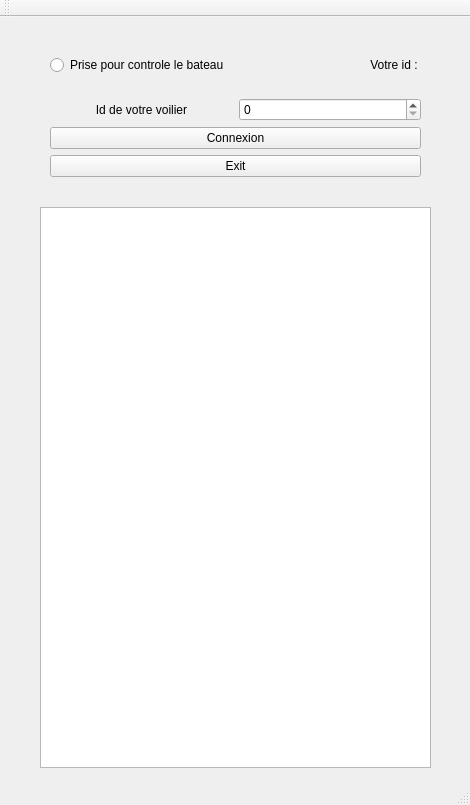
<?xml version="1.0" encoding="UTF-8"?>
<ui version="4.0">
 <class>MainWindow</class>
 <widget class="QMainWindow" name="MainWindow">
  <property name="geometry">
   <rect>
    <x>0</x>
    <y>0</y>
    <width>470</width>
    <height>805</height>
   </rect>
  </property>
  <property name="windowTitle">
   <string>MainWindow</string>
  </property>
  <widget class="QWidget" name="centralWidget">
   <widget class="QWidget" name="layoutWidget">
    <property name="geometry">
     <rect>
      <x>0</x>
      <y>10</y>
      <width>471</width>
      <height>161</height>
     </rect>
    </property>
    <layout class="QVBoxLayout" name="verticalLayout">
     <property name="leftMargin">
      <number>50</number>
     </property>
     <property name="rightMargin">
      <number>50</number>
     </property>
     <item>
      <layout class="QHBoxLayout" name="horizontalLayout_2">
       <item>
        <widget class="QRadioButton" name="RadioControle">
         <property name="text">
          <string>Prise pour controle le bateau</string>
         </property>
        </widget>
       </item>
       <item>
        <widget class="QLabel" name="label_2">
         <property name="text">
          <string>Votre id : </string>
         </property>
         <property name="alignment">
          <set>Qt::AlignRight|Qt::AlignTrailing|Qt::AlignVCenter</set>
         </property>
        </widget>
       </item>
      </layout>
     </item>
     <item>
      <layout class="QHBoxLayout" name="horizontalLayout">
       <item>
        <widget class="QLabel" name="label">
         <property name="text">
          <string>Id de votre voilier</string>
         </property>
         <property name="alignment">
          <set>Qt::AlignCenter</set>
         </property>
        </widget>
       </item>
       <item>
        <widget class="QSpinBox" name="spinBox"/>
       </item>
      </layout>
     </item>
     <item>
      <widget class="QPushButton" name="BtnConxDeconx">
       <property name="text">
        <string>Connexion</string>
       </property>
      </widget>
     </item>
     <item>
      <widget class="QPushButton" name="Btn_Exit">
       <property name="text">
        <string>Exit</string>
       </property>
      </widget>
     </item>
    </layout>
   </widget>
   <widget class="QTextBrowser" name="textBrowser">
    <property name="geometry">
     <rect>
      <x>40</x>
      <y>190</y>
      <width>391</width>
      <height>561</height>
     </rect>
    </property>
   </widget>
  </widget>
  <widget class="QMenuBar" name="menuBar">
   <property name="geometry">
    <rect>
     <x>0</x>
     <y>0</y>
     <width>470</width>
     <height>20</height>
    </rect>
   </property>
  </widget>
  <widget class="QToolBar" name="mainToolBar">
   <attribute name="toolBarArea">
    <enum>TopToolBarArea</enum>
   </attribute>
   <attribute name="toolBarBreak">
    <bool>false</bool>
   </attribute>
  </widget>
  <widget class="QStatusBar" name="statusBar"/>
 </widget>
 <layoutdefault spacing="6" margin="11"/>
 <resources/>
 <connections/>
</ui>
